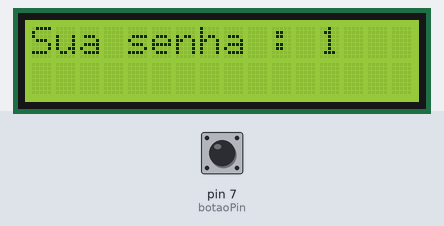
A sketch run on a simulated Arduino Uno, built with avr-gcc and run on an emulated ATmega328P. On the bench: 16×2 character LCD. Inputs (shaded band) come from the test bench; at power-on: pin 7 (botaoPin) HIGH. What the sketch prints to the serial monitor is not drawn.

Above: at 1.2 s.
1.3 s: pin 7 (botaoPin) pulled LOW for 0.15 s
At 1.9 s:
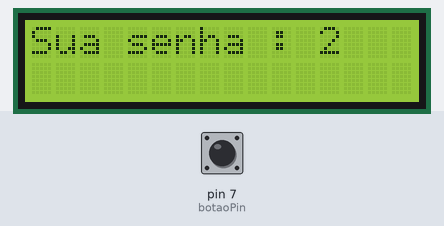
2.9 s: pin 7 (botaoPin) pulled LOW for 1 s
At 4.3 s:
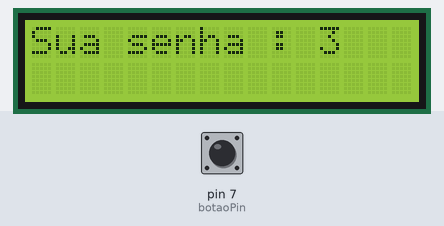
5.4 s: pin 7 (botaoPin) pulled LOW for 0.15 s
At 6.2 s:
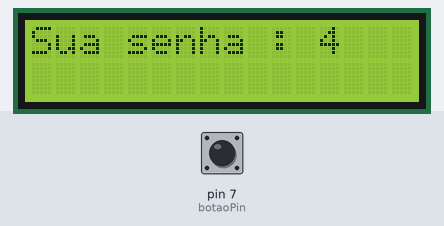
7.0 s: pin 7 (botaoPin) pulled LOW for 1 s
At 7.4 s:
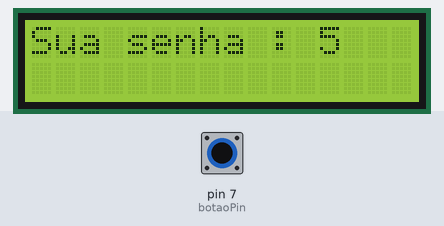
Timing chart, 0 to 10.0 s (numbered marks = the images above; inputs shaded):
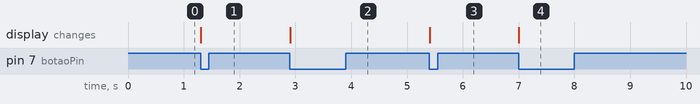

The sketch:

sketch_nov4a.ino
```cpp
#include <LiquidCrystal.h>  // Biblioteca para displays LCD sem I2C

// Definindo os pinos do LCD: RS, E, D4, D5, D6, D7
LiquidCrystal lcd(12, 11, 5, 4, 3, 2);

// Definindo os pinos
const int botaoPin = 7;  // Pino digital ao qual o botão está conectado
int fila = 1;            // Variável para armazenar o número da fila
int estadoBotao;         // Variável para armazenar o estado atual do botão
int ultimoEstadoBotao = LOW;  // Armazena o último estado do botão
unsigned long ultimaMudanca = 0; // Armazena o último tempo de mudança
const unsigned long debounceDelay = 200; // Tempo para evitar "bounce" (ruído) ao apertar o botão

void setup() {
  Serial.begin(9600);  // Inicializa a comunicação serial
  pinMode(botaoPin, INPUT_PULLUP);  // Define o pino do botão com o resistor de pull-up interno
  lcd.begin(16, 2);          // Inicializa o display LCD no modo 16 colunas e 2 linhas
  lcd.setCursor(0, 0);       // Define o cursor na primeira linha e primeira coluna
  lcd.print("Sua senha : ");  // Exibe "Numero da Fila" no LCD
  lcd.print(fila);           // Exibe o número inicial da fila (1)
}

void loop() {
  // Lê o estado atual do botão (invertido porque o pull-up faz o estado HIGH ser o padrão)
  estadoBotao = digitalRead(botaoPin);

  // Verifica se o botão foi pressionado (transição de HIGH para LOW)
  if (estadoBotao == LOW && ultimoEstadoBotao == HIGH && (millis() - ultimaMudanca > debounceDelay)) {
    ultimaMudanca = millis();  // Atualiza o tempo da última mudança
    fila++;                    // Incrementa o número da fila

    // Se a fila for maior que 99, volta para 1
    if (fila > 99) {
      fila = 1;
    }

    // Atualiza o display LCD
    lcd.clear();               // Limpa o display
    lcd.setCursor(0, 0);       // Define o cursor na primeira linha
    lcd.print("Sua senha : ");  // Exibe "Numero da Fila"
    lcd.print(fila);           // Exibe o número atual da fila

    // Envia o horário e número da fila para o Python via serial
    Serial.print("Fila: ");
    Serial.print(fila);
    Serial.print(" - Horário: ");
    Serial.println(millis());  // Envia o valor de millis() para indicar o tempo de execução
  }

  // Armazena o estado do botão para a próxima leitura
  ultimoEstadoBotao = estadoBotao;
}
```

Measured:
- after the input at 1.3 s, the display: changes at once (image 1)
- after the input at 2.9 s, the display: changes at once (image 2)
- after the input at 5.4 s, the display: changes at once (image 3)
- after the input at 7.0 s, the display: changes at once (image 4)
